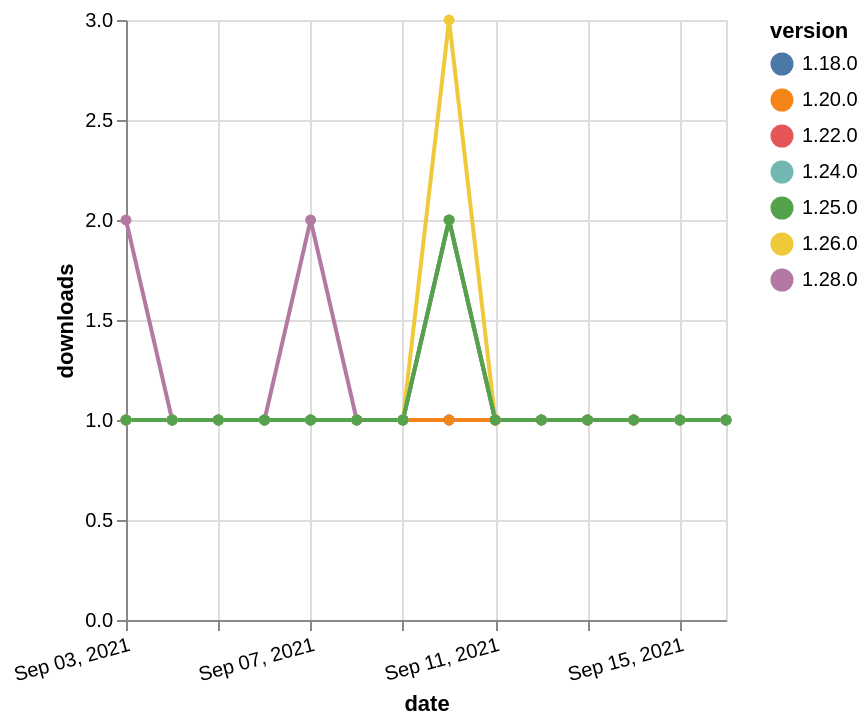

Vega-Lite specification for this chart:
### Vega-Lite specification from a JSON file in a GitHub repository (floating-point values rounded to 4 significant figures)
{"$schema": "https://vega.github.io/schema/vega-lite/v5.json", "description": "A simple bar chart with embedded data.", "data": {"values": [{"date": "2021-09-03", "total": 212, "delta": 1, "version": "1.18.0"}, {"date": "2021-09-04", "total": 213, "delta": 1, "version": "1.18.0"}, {"date": "2021-09-05", "total": 214, "delta": 1, "version": "1.18.0"}, {"date": "2021-09-06", "total": 215, "delta": 1, "version": "1.18.0"}, {"date": "2021-09-07", "total": 216, "delta": 1, "version": "1.18.0"}, {"date": "2021-09-08", "total": 217, "delta": 1, "version": "1.18.0"}, {"date": "2021-09-09", "total": 218, "delta": 1, "version": "1.18.0"}, {"date": "2021-09-10", "total": 219, "delta": 1, "version": "1.18.0"}, {"date": "2021-09-11", "total": 220, "delta": 1, "version": "1.18.0"}, {"date": "2021-09-12", "total": 221, "delta": 1, "version": "1.18.0"}, {"date": "2021-09-13", "total": 222, "delta": 1, "version": "1.18.0"}, {"date": "2021-09-14", "total": 223, "delta": 1, "version": "1.18.0"}, {"date": "2021-09-15", "total": 224, "delta": 1, "version": "1.18.0"}, {"date": "2021-09-16", "total": 225, "delta": 1, "version": "1.18.0"}, {"date": "2021-09-03", "total": 176, "delta": 1, "version": "1.22.0"}, {"date": "2021-09-04", "total": 177, "delta": 1, "version": "1.22.0"}, {"date": "2021-09-05", "total": 178, "delta": 1, "version": "1.22.0"}, {"date": "2021-09-06", "total": 179, "delta": 1, "version": "1.22.0"}, {"date": "2021-09-07", "total": 180, "delta": 1, "version": "1.22.0"}, {"date": "2021-09-08", "total": 181, "delta": 1, "version": "1.22.0"}, {"date": "2021-09-09", "total": 182, "delta": 1, "version": "1.22.0"}, {"date": "2021-09-10", "total": 184, "delta": 2, "version": "1.22.0"}, {"date": "2021-09-11", "total": 185, "delta": 1, "version": "1.22.0"}, {"date": "2021-09-12", "total": 186, "delta": 1, "version": "1.22.0"}, {"date": "2021-09-13", "total": 187, "delta": 1, "version": "1.22.0"}, {"date": "2021-09-14", "total": 188, "delta": 1, "version": "1.22.0"}, {"date": "2021-09-15", "total": 189, "delta": 1, "version": "1.22.0"}, {"date": "2021-09-16", "total": 190, "delta": 1, "version": "1.22.0"}, {"date": "2021-09-03", "total": 119, "delta": 2, "version": "1.28.0"}, {"date": "2021-09-04", "total": 120, "delta": 1, "version": "1.28.0"}, {"date": "2021-09-05", "total": 121, "delta": 1, "version": "1.28.0"}, {"date": "2021-09-06", "total": 122, "delta": 1, "version": "1.28.0"}, {"date": "2021-09-07", "total": 124, "delta": 2, "version": "1.28.0"}, {"date": "2021-09-08", "total": 125, "delta": 1, "version": "1.28.0"}, {"date": "2021-09-09", "total": 126, "delta": 1, "version": "1.28.0"}, {"date": "2021-09-10", "total": 127, "delta": 1, "version": "1.28.0"}, {"date": "2021-09-11", "total": 128, "delta": 1, "version": "1.28.0"}, {"date": "2021-09-12", "total": 129, "delta": 1, "version": "1.28.0"}, {"date": "2021-09-13", "total": 130, "delta": 1, "version": "1.28.0"}, {"date": "2021-09-14", "total": 131, "delta": 1, "version": "1.28.0"}, {"date": "2021-09-15", "total": 132, "delta": 1, "version": "1.28.0"}, {"date": "2021-09-16", "total": 133, "delta": 1, "version": "1.28.0"}, {"date": "2021-09-03", "total": 173, "delta": 1, "version": "1.26.0"}, {"date": "2021-09-04", "total": 174, "delta": 1, "version": "1.26.0"}, {"date": "2021-09-05", "total": 175, "delta": 1, "version": "1.26.0"}, {"date": "2021-09-06", "total": 176, "delta": 1, "version": "1.26.0"}, {"date": "2021-09-07", "total": 177, "delta": 1, "version": "1.26.0"}, {"date": "2021-09-08", "total": 178, "delta": 1, "version": "1.26.0"}, {"date": "2021-09-09", "total": 179, "delta": 1, "version": "1.26.0"}, {"date": "2021-09-10", "total": 182, "delta": 3, "version": "1.26.0"}, {"date": "2021-09-11", "total": 183, "delta": 1, "version": "1.26.0"}, {"date": "2021-09-12", "total": 184, "delta": 1, "version": "1.26.0"}, {"date": "2021-09-13", "total": 185, "delta": 1, "version": "1.26.0"}, {"date": "2021-09-14", "total": 186, "delta": 1, "version": "1.26.0"}, {"date": "2021-09-15", "total": 187, "delta": 1, "version": "1.26.0"}, {"date": "2021-09-16", "total": 188, "delta": 1, "version": "1.26.0"}, {"date": "2021-09-03", "total": 290, "delta": 1, "version": "1.20.0"}, {"date": "2021-09-04", "total": 291, "delta": 1, "version": "1.20.0"}, {"date": "2021-09-05", "total": 292, "delta": 1, "version": "1.20.0"}, {"date": "2021-09-06", "total": 293, "delta": 1, "version": "1.20.0"}, {"date": "2021-09-07", "total": 294, "delta": 1, "version": "1.20.0"}, {"date": "2021-09-08", "total": 295, "delta": 1, "version": "1.20.0"}, {"date": "2021-09-09", "total": 296, "delta": 1, "version": "1.20.0"}, {"date": "2021-09-10", "total": 297, "delta": 1, "version": "1.20.0"}, {"date": "2021-09-11", "total": 298, "delta": 1, "version": "1.20.0"}, {"date": "2021-09-12", "total": 299, "delta": 1, "version": "1.20.0"}, {"date": "2021-09-13", "total": 300, "delta": 1, "version": "1.20.0"}, {"date": "2021-09-14", "total": 301, "delta": 1, "version": "1.20.0"}, {"date": "2021-09-15", "total": 302, "delta": 1, "version": "1.20.0"}, {"date": "2021-09-16", "total": 303, "delta": 1, "version": "1.20.0"}, {"date": "2021-09-03", "total": 149, "delta": 1, "version": "1.24.0"}, {"date": "2021-09-04", "total": 150, "delta": 1, "version": "1.24.0"}, {"date": "2021-09-05", "total": 151, "delta": 1, "version": "1.24.0"}, {"date": "2021-09-06", "total": 152, "delta": 1, "version": "1.24.0"}, {"date": "2021-09-07", "total": 153, "delta": 1, "version": "1.24.0"}, {"date": "2021-09-08", "total": 154, "delta": 1, "version": "1.24.0"}, {"date": "2021-09-09", "total": 155, "delta": 1, "version": "1.24.0"}, {"date": "2021-09-10", "total": 157, "delta": 2, "version": "1.24.0"}, {"date": "2021-09-11", "total": 158, "delta": 1, "version": "1.24.0"}, {"date": "2021-09-12", "total": 159, "delta": 1, "version": "1.24.0"}, {"date": "2021-09-13", "total": 160, "delta": 1, "version": "1.24.0"}, {"date": "2021-09-14", "total": 161, "delta": 1, "version": "1.24.0"}, {"date": "2021-09-15", "total": 162, "delta": 1, "version": "1.24.0"}, {"date": "2021-09-16", "total": 163, "delta": 1, "version": "1.24.0"}, {"date": "2021-09-03", "total": 135, "delta": 1, "version": "1.25.0"}, {"date": "2021-09-04", "total": 136, "delta": 1, "version": "1.25.0"}, {"date": "2021-09-05", "total": 137, "delta": 1, "version": "1.25.0"}, {"date": "2021-09-06", "total": 138, "delta": 1, "version": "1.25.0"}, {"date": "2021-09-07", "total": 139, "delta": 1, "version": "1.25.0"}, {"date": "2021-09-08", "total": 140, "delta": 1, "version": "1.25.0"}, {"date": "2021-09-09", "total": 141, "delta": 1, "version": "1.25.0"}, {"date": "2021-09-10", "total": 143, "delta": 2, "version": "1.25.0"}, {"date": "2021-09-11", "total": 144, "delta": 1, "version": "1.25.0"}, {"date": "2021-09-12", "total": 145, "delta": 1, "version": "1.25.0"}, {"date": "2021-09-13", "total": 146, "delta": 1, "version": "1.25.0"}, {"date": "2021-09-14", "total": 147, "delta": 1, "version": "1.25.0"}, {"date": "2021-09-15", "total": 148, "delta": 1, "version": "1.25.0"}, {"date": "2021-09-16", "total": 149, "delta": 1, "version": "1.25.0"}]}, "width": "container", "mark": {"type": "line", "point": {"filled": true}}, "encoding": {"x": {"field": "date", "type": "temporal", "timeUnit": "yearmonthdate", "title": "date", "axis": {"labelAngle": -15}}, "y": {"field": "delta", "type": "quantitative", "title": "downloads"}, "color": {"field": "version", "type": "nominal"}, "tooltip": {"field": "delta"}}}
